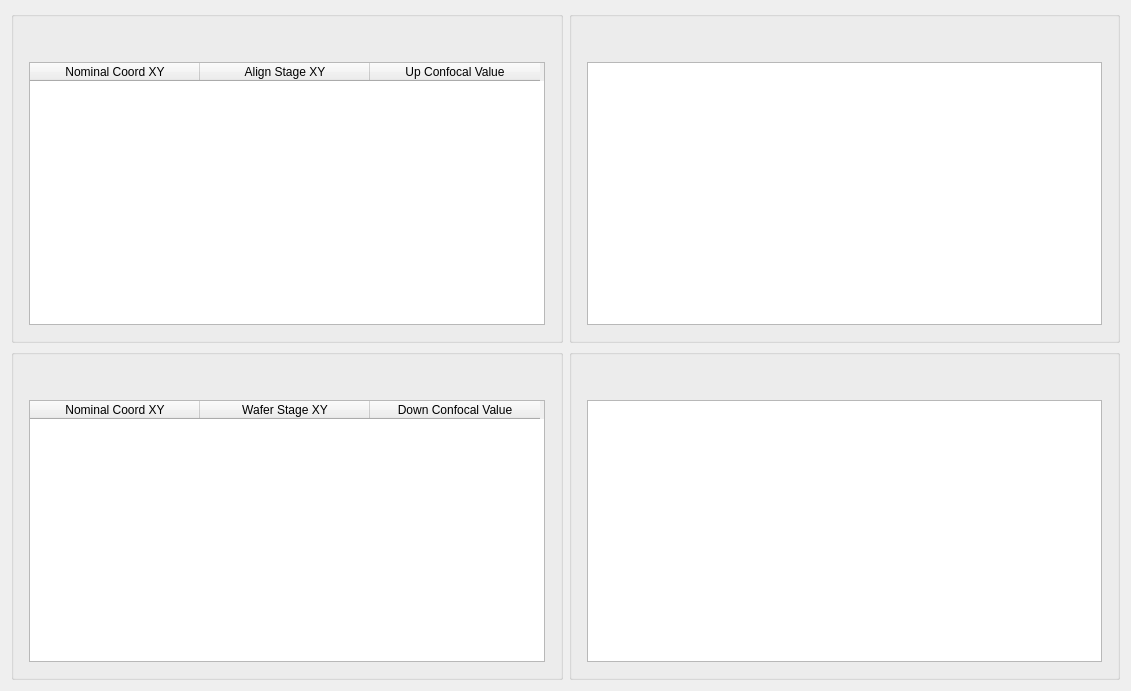
         <widget class="QWidget" name="layoutWidget_11">
          <property name="geometry">
           <rect>
            <x>0</x>
            <y>0</y>
            <width>1131</width>
            <height>691</height>
           </rect>
          </property>
          <layout class="QGridLayout" name="gridLayout_39">
           <item row="1" column="0">
            <widget class="ISTAR::GUI::GroupBox" name="gb_downChipLevelingPoint">
             <property name="sizePolicy">
              <sizepolicy hsizetype="Preferred" vsizetype="Preferred">
               <horstretch>0</horstretch>
               <verstretch>0</verstretch>
              </sizepolicy>
             </property>
             <property name="minimumSize">
              <size>
               <width>500</width>
               <height>0</height>
              </size>
             </property>
             <property name="maximumSize">
              <size>
               <width>560</width>
               <height>16777215</height>
              </size>
             </property>
             <layout class="QGridLayout" name="gridLayout_40">
              <property name="leftMargin">
               <number>15</number>
              </property>
              <property name="topMargin">
               <number>45</number>
              </property>
              <property name="rightMargin">
               <number>15</number>
              </property>
              <property name="bottomMargin">
               <number>15</number>
              </property>
              <property name="horizontalSpacing">
               <number>15</number>
              </property>
              <property name="verticalSpacing">
               <number>6</number>
              </property>
              <item row="0" column="0">
               <widget class="ISTAR::GUI::TableWidget" name="tw_downChipLevelingPoint">
                <property name="minimumSize">
                 <size>
                  <width>250</width>
                  <height>0</height>
                 </size>
                </property>
                <property name="editTriggers">
                 <set>QAbstractItemView::NoEditTriggers</set>
                </property>
                <attribute name="horizontalHeaderDefaultSectionSize">
                 <number>170</number>
                </attribute>
                <column>
                 <property name="text">
                  <string>Nominal Coord XY</string>
                 </property>
                </column>
                <column>
                 <property name="text">
                  <string>Wafer Stage XY</string>
                 </property>
                </column>
                <column>
                 <property name="text">
                  <string>Down Confocal Value</string>
                 </property>
                </column>
               </widget>
              </item>
             </layout>
            </widget>
           </item>
           <item row="1" column="1">
            <widget class="ISTAR::GUI::GroupBox" name="gb_downChipLevelingPointDiagram">
             <property name="sizePolicy">
              <sizepolicy hsizetype="Preferred" vsizetype="Preferred">
               <horstretch>0</horstretch>
               <verstretch>0</verstretch>
              </sizepolicy>
             </property>
             <property name="minimumSize">
              <size>
               <width>500</width>
               <height>0</height>
              </size>
             </property>
             <property name="maximumSize">
              <size>
               <width>560</width>
               <height>16777215</height>
              </size>
             </property>
             <layout class="QGridLayout" name="gridLayout_41">
              <property name="leftMargin">
               <number>15</number>
              </property>
              <property name="topMargin">
               <number>45</number>
              </property>
              <property name="rightMargin">
               <number>15</number>
              </property>
              <property name="bottomMargin">
               <number>15</number>
              </property>
              <property name="horizontalSpacing">
               <number>15</number>
              </property>
              <property name="verticalSpacing">
               <number>6</number>
              </property>
              <item row="0" column="0">
               <widget class="SimpleDiagram" name="gv_downChipLevelingPoint"/>
              </item>
             </layout>
            </widget>
           </item>
           <item row="0" column="1">
            <widget class="ISTAR::GUI::GroupBox" name="gb_upChipLevelingPointDiagram">
             <property name="sizePolicy">
              <sizepolicy hsizetype="Preferred" vsizetype="Preferred">
               <horstretch>0</horstretch>
               <verstretch>0</verstretch>
              </sizepolicy>
             </property>
             <property name="minimumSize">
              <size>
               <width>520</width>
               <height>0</height>
              </size>
             </property>
             <property name="maximumSize">
              <size>
               <width>560</width>
               <height>16777215</height>
              </size>
             </property>
             <layout class="QGridLayout" name="gridLayout_42">
              <property name="leftMargin">
               <number>15</number>
              </property>
              <property name="topMargin">
               <number>45</number>
              </property>
              <property name="rightMargin">
               <number>15</number>
              </property>
              <property name="bottomMargin">
               <number>15</number>
              </property>
              <property name="horizontalSpacing">
               <number>15</number>
              </property>
              <property name="verticalSpacing">
               <number>6</number>
              </property>
              <item row="0" column="0">
               <widget class="SimpleDiagram" name="gv_upChipLevelingPoint"/>
              </item>
             </layout>
            </widget>
           </item>
           <item row="0" column="0">
            <widget class="ISTAR::GUI::GroupBox" name="gb_upChipLevelingPoint">
             <property name="sizePolicy">
              <sizepolicy hsizetype="Preferred" vsizetype="Preferred">
               <horstretch>0</horstretch>
               <verstretch>0</verstretch>
              </sizepolicy>
             </property>
             <property name="minimumSize">
              <size>
               <width>520</width>
               <height>0</height>
              </size>
             </property>
             <property name="maximumSize">
              <size>
               <width>560</width>
               <height>16777215</height>
              </size>
             </property>
             <layout class="QGridLayout" name="gridLayout_43">
              <property name="leftMargin">
               <number>15</number>
              </property>
              <property name="topMargin">
               <number>45</number>
              </property>
              <property name="rightMargin">
               <number>15</number>
              </property>
              <property name="bottomMargin">
               <number>15</number>
              </property>
              <property name="horizontalSpacing">
               <number>15</number>
              </property>
              <property name="verticalSpacing">
               <number>6</number>
              </property>
              <item row="0" column="0">
               <widget class="ISTAR::GUI::TableWidget" name="tw_upChipLevelingPoint">
                <property name="minimumSize">
                 <size>
                  <width>250</width>
                  <height>0</height>
                 </size>
                </property>
                <property name="lineWidth">
                 <number>1</number>
                </property>
                <property name="editTriggers">
                 <set>QAbstractItemView::NoEditTriggers</set>
                </property>
                <attribute name="horizontalHeaderDefaultSectionSize">
                 <number>170</number>
                </attribute>
                <column>
                 <property name="text">
                  <string>Nominal Coord XY</string>
                 </property>
                 <property name="font">
                  <font>
                   <weight>50</weight>
                   <italic>false</italic>
                   <bold>false</bold>
                   <underline>false</underline>
                   <kerning>true</kerning>
                  </font>
                 </property>
                 <property name="textAlignment">
                  <set>AlignCenter</set>
                 </property>
                </column>
                <column>
                 <property name="text">
                  <string>Align Stage XY</string>
                 </property>
                </column>
                <column>
                 <property name="text">
                  <string>Up Confocal Value</string>
                 </property>
                </column>
               </widget>
              </item>
             </layout>
            </widget>
           </item>
          </layout>
         </widget>
